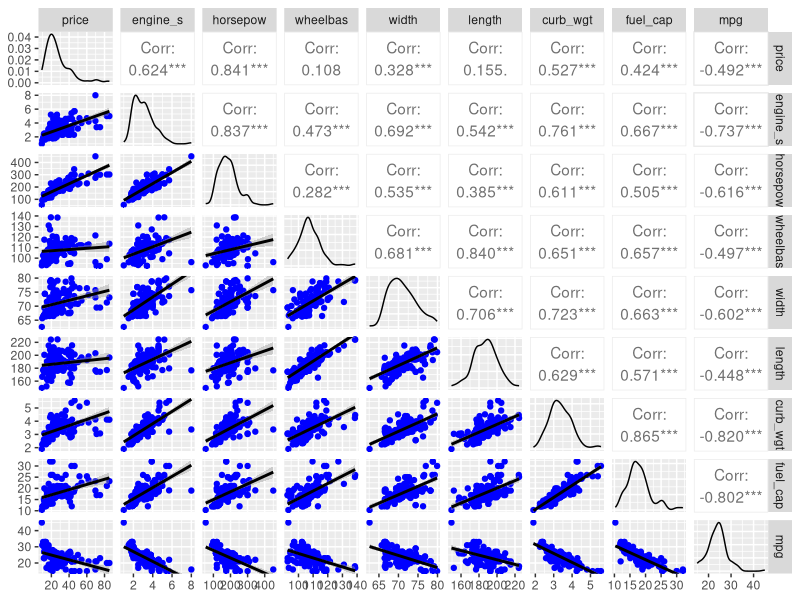
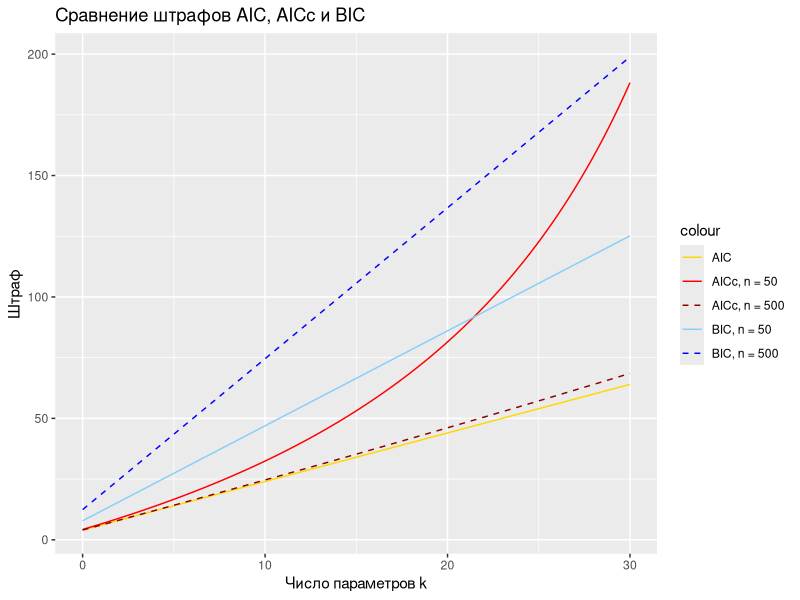
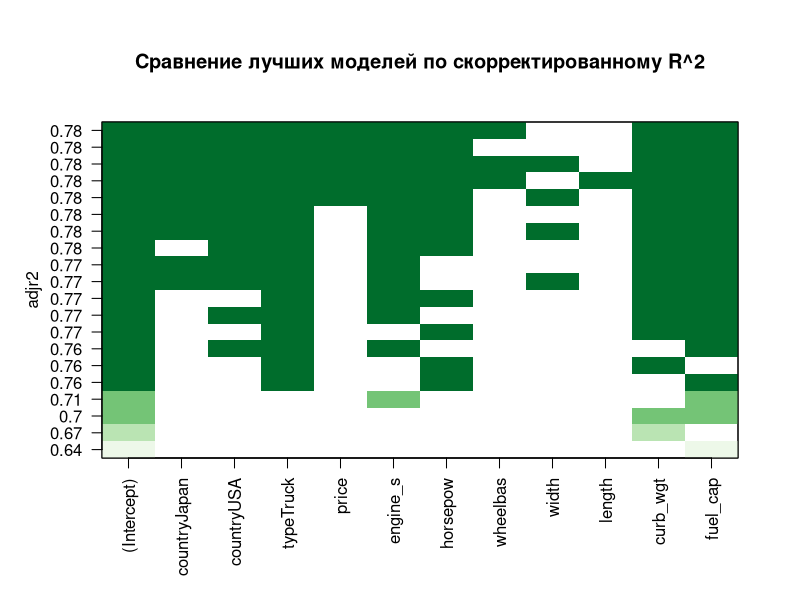
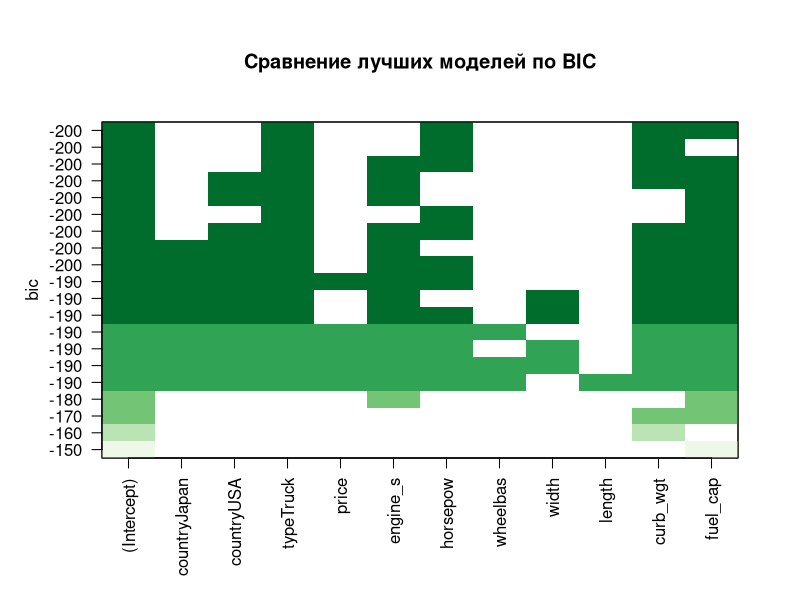
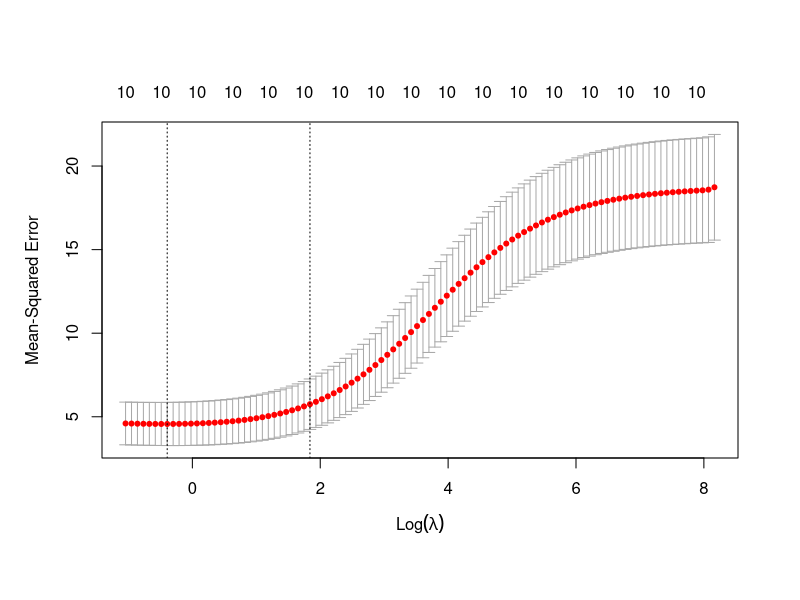
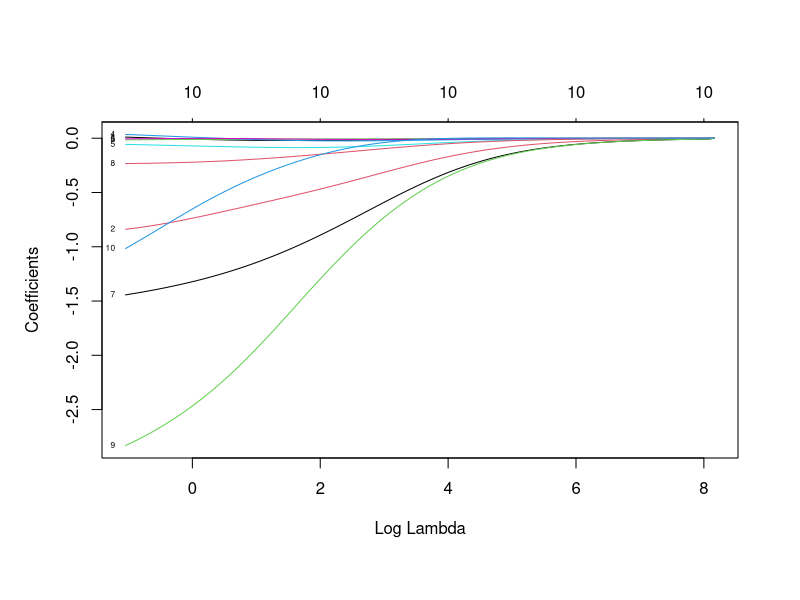
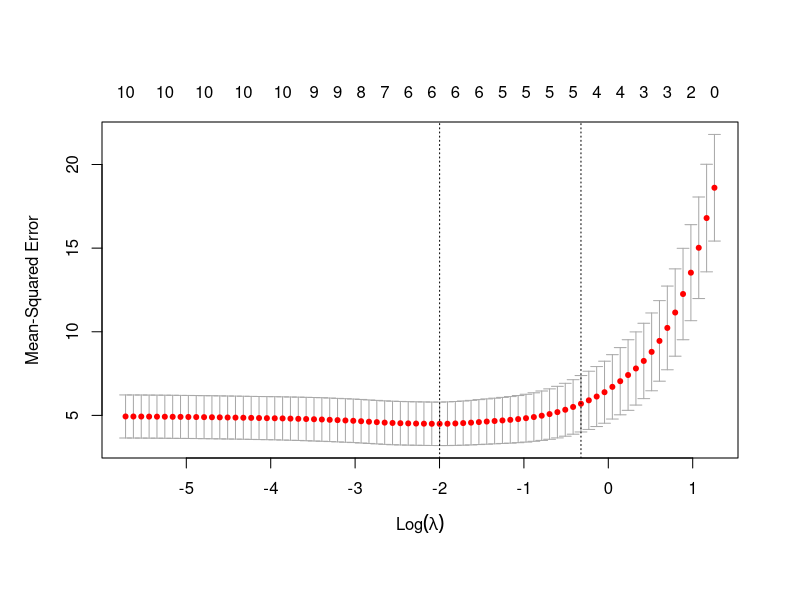
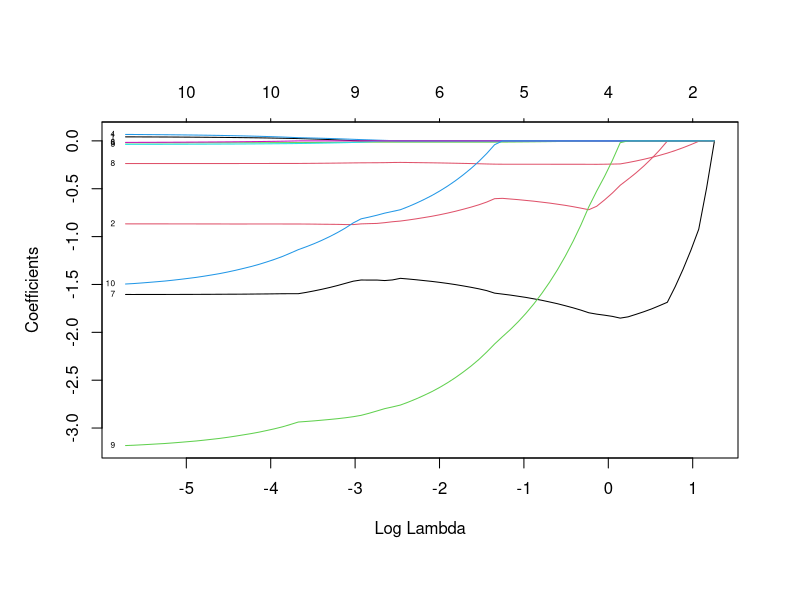

Here is the R script that generated these plots, in order:
## ---- chunk 1
knitr::opts_chunk$set(echo = TRUE, warning = FALSE)
options(width = 85) # ширина текстового вывода
options(digits = 3) # число знаков после запятой в выводе 
## ---- chunk 2
library(readr) # считывание данных из текстовых файлов
library(memisc) # удобное сравнение моделей в таблице
library(tidyverse) # манипулирование данными 
library(ggplot2) # визуализация 
library(ggfortify) # визуализация диагностических графиков
library(modelr) # вспомогательные функции для работы с моделями
library(broom) # преобразование результатов моделирования в табличный вид
library(GGally) # построение матрицы диаграмм рассеяния 
library(car) # функции для степенных преобразований
library(forcats) # работа с факторами
library(glmnet) # Лассо и ридж-регрессия
## ---- chunk 3
cars <- read_csv2("datasets/cars.csv", skip = 25) 
## ---- chunk 4
cars <- na.omit(cars)
## ---- chunk 5

# Матрица диаграмм рассеяния
cars %>% 
  select_if(is.numeric) %>%
  ggpairs(lower = list(continuous = wrap("smooth_lm", color = 'blue')))
## ---- chunk 6
m_wgtpow <- lm(mpg ~ curb_wgt + horsepow, data = cars)
m_wgtpowfuel <- lm(mpg ~ curb_wgt + horsepow + fuel_cap, data = cars)

memisc::mtable(m_wgtpow, m_wgtpowfuel)
## ---- chunk 7
round(vcov(m_wgtpowfuel), 3) 
## ---- chunk 8
vif(m_wgtpowfuel) %>% 
  round(1)
## ---- chunk 9

cars_multi <- cars %>%
  mutate(width_cm = width * 2.54)

m_width_cm <- lm(mpg ~ width_cm, data = cars_multi)
coef(m_width_cm) # нет проблем

m_width_both <- lm(mpg ~ width + width_cm, data = cars_multi)
coef(m_width_both) # одна из линейно зависимых переменных автоматически исключена
## ---- chunk 10
cars_dummy <- cars %>%
  mutate(truck = ifelse(type == 'Truck', 1, 0), 
         automobile = ifelse(type == 'Automobile', 1, 0))

m_dummy <- lm(mpg ~ horsepow + truck + automobile, data = cars_dummy)
coef(m_dummy) # Включена только одна фиктивная переменная
## ---- chunk 11

m_full <- lm(mpg ~ ., data = dplyr::select(cars, country:mpg)) # Символ . обозначает все переменные в таблице

summary(m_full)

vif(m_full) %>% round(1)

## ---- chunk 12

f_AIC <- function(k) { 
  2 * (k + 2)
}

f_AICc <- function(k, n) {
  f_AIC(k) + 2 * (k + 2) * (k + 3) / (n - k - 3)
}

f_BIC <- function(k, n) {
  (k + 2) * log(n)
}


ggplot(data = tibble(k = seq(0, 30)), 
       mapping = aes(x = k)) +
  stat_function(mapping = aes(colour = "AIC"), 
                fun = f_AIC) +
  
  stat_function(mapping = aes(colour = "AICc, n = 50"), 
                fun = f_AICc, args = list(n = 50)) +
  
  stat_function(mapping = aes(colour = "AICc, n = 500"), 
                fun = f_AICc, args = list(n = 500), 
                linetype = 'dashed' ) +


  stat_function(mapping = aes(colour = "BIC, n = 50"), 
                fun = f_BIC, args = list(n = 50)) +
  
  stat_function(mapping = aes(colour = "BIC, n = 500"), 
                fun = f_BIC, args = list(n = 500), 
                linetype = 'dashed' ) +
  
  scale_colour_manual(values = c("gold", "red", "darkred", "lightskyblue", "blue")) +
  
  labs(title = "Сравнение штрафов AIC, AICc и BIC",
       x = "Число параметров k",
       y = "Штраф")

## ---- chunk 13
best_models <- leaps::regsubsets(mpg ~ ., # рассматриваем все возможные предикторы
                                 nbest = 2,  # две лучших модели для каждого числа предикторов
                                 nvmax = 10, # максимально 10 переменных в модели, по умолчанию - 8
                                 data = dplyr::select(cars, country:mpg))

# Сводка по моделям
summary(best_models) 

## ---- chunk 14

# Создаем палитру менее депрессивных цветов
# См. RColorBrewer::display.brewer.all()
mycolors <- rev(RColorBrewer::brewer.pal(n = 5, name = 'Greens')) 

# Визуализация моделей
plot(best_models, scale = "adjr2", col = mycolors,
     main = "Сравнение лучших моделей по скорректированному R^2")

## ---- chunk 15
# Визуализация моделей
plot(best_models, scale = "bic", col = mycolors, 
     main = "Сравнение лучших моделей по BIC")

## ---- chunk 16

m_backward <- stepAIC(m_full, direction = "backward")

## ---- chunk 17

# Нулевая модель
m_null <- lm(mpg ~ 1, data = dplyr::select(cars, country:mpg))

# Прямое включение
m_forward <- stepAIC(m_null, 
                     scope = list(lower = m_null, upper = m_full),
                     direction = 'forward')

## ---- chunk 18
m_stepwise <- stepAIC(m_null, 
                      scope = list(lower = m_null, upper = m_full), 
                      direction = 'both')
## ---- chunk 19
m_stepwise_BIC <- stepAIC(m_null, 
                      scope = list(lower = m_null, upper = m_full), 
                      direction = 'both',
                      k = log(nrow(cars))) # в BIC штраф = (k + 2) * log(n)

## ---- chunk 20

m_best <- lm(mpg ~ type + horsepow + curb_wgt + fuel_cap, data = cars)

memisc::mtable(m_backward, m_forward, m_stepwise, m_stepwise_BIC, m_best)
## ---- chunk 21
y <- cars$mpg

X <- cars %>%
  mutate(truck = ifelse(type == 'Truck', 1, 0), 
         europe = ifelse(country == 'Europe', 1, 0)) %>%
  select(-(manufact:type), -mpg) %>%
  as.matrix()

head(X, 4) 
## ---- chunk 22

# Подбор параметра lambda
set.seed(12345)
cv_ridge <- cv.glmnet(X, y, alpha = 0, parallel = T)


# Зависимость ошибки модели на тестовой выборке от параметра lambda
plot(cv_ridge, xvar = "lambda")

# Зависимость коэффициентов от параметра lambda
plot(cv_ridge$glmnet.fit, xvar = "lambda", label = T)

## ---- chunk 23


# Лучшее значение коэффициента lambda
cat("Минимальная ошибка при lambda =", cv_ridge$lambda.min, "\n\n")


# Коэффициенты модели с минимальной ошибкой на тестовой выборке
coef(cv_ridge, s = c(0, cv_ridge$lambda.min))

## ---- chunk 24

new_car <- tibble( # таблица с одной строкой
   price = 40,
   engine_s = 4,
   horsepow = 300,
   wheelbas = 130,
   width = 70,
   length = 200,
   curb_wgt = 4,
   fuel_cap = 20,
   truck = 0,
   europe = 1) %>% 
  as.matrix() # преобразовали  в матрицу 

new_car 
## ---- chunk 25

# Прогноз
pred <- predict(cv_ridge, newx = new_car, s = c(0, cv_ridge$lambda.min))

# Вывод результата
colnames(pred) <- c("Без регуляризации", "С регуляризацией")
pred
## ---- chunk 26

# Подбор параметра lambda
set.seed(12345)
cv_lasso <- cv.glmnet(X, y, alpha = 1, parallel = T)


# Зависимость ошибки модели на тестовой выборке от параметра lambda
plot(cv_lasso, xvar = "lambda")


# Зависимость коэффициентов от параметра lambda
plot(cv_lasso$glmnet.fit, xvar = "lambda", label = T)

## ---- chunk 27

# Лучшее значение коэффициента lambda
cat("Минимальная ошибка при lambda =", cv_lasso$lambda.min, "\n\n")



# Коэффициенты модели с минимальной ошибкой на тестовой выборке
coef(cv_lasso, s = c(0, cv_lasso$lambda.min))

## ---- chunk 28

# Прогноз
pred <- predict(cv_lasso, newx = new_car, s = c(0, cv_lasso$lambda.min))

# Вывод результата
colnames(pred) <- c("Без регуляризации", "С регуляризацией")

pred

## ---- chunk 29
tidy(m_stepwise_BIC)

## ---- chunk 30
cars_dummy %>% 
  select(curb_wgt, fuel_cap, truck, horsepow) %>%
  map(range) %>% 
  as_tibble()
## ---- chunk 31

cars_dummy_z <- cars_dummy  %>%
  mutate_if(is.numeric, scale)

cars_dummy_z_tall <- cars_dummy_z %>% 
  select(curb_wgt, fuel_cap, truck, horsepow, mpg) %>% 
  gather(key = "Переменная", value = "Значение", curb_wgt:mpg)

# Описательная статистика
cars_dummy_z_tall %>% 
  group_by(`Переменная`) %>%
  summarize(`Среднее` = round(mean(`Значение`), 3), 
            `Стандартное отклонение` = sd(`Значение`))

# Визуализация распределений
ggplot(data = cars_dummy_z_tall) +
  geom_density(aes(x = `Значение`, colour = `Переменная`)) +
  labs(title = "Распределения переменных после стандартизации",
       y = "Плотность")

## ---- chunk 32

m_stepwise_BIC_z <- lm(mpg ~ curb_wgt + fuel_cap + truck + horsepow, data = cars_dummy_z) 

tidy(m_stepwise_BIC_z) %>%
  mutate_if(is.numeric, round, digits = 4)

## ---- chunk 33

scale2 <- function(x) {
  scale(x)/2
}

cars_2z <- cars  %>%
  mutate_if(is.numeric, scale2)

## ---- chunk 34

m_stepwise_BIC_2z <- lm(mpg ~ curb_wgt + fuel_cap + type + horsepow, data = cars_2z) 

tidy(m_stepwise_BIC_2z) %>%
  mutate_if(is.numeric, round, digits = 4)

## ---- chunk 35
tidy(m_stepwise_BIC) %>% select(term:estimate)
## ---- chunk 36

cars_c <- cars %>% 
  mutate_at(c("curb_wgt", "fuel_cap", "horsepow"), # к каким переменным применить центрирование
            scale, # применяемая функция
            scale = F) %>% # отключить масштабирование путем деления на стандартное отклонение
  mutate(horsepow = horsepow / 100) # мощность теперь измеряется в сотнях л.с.


cars_c %>% head(3)

## ---- chunk 37
m_stepwise_BIC_c <- lm(mpg ~ curb_wgt + fuel_cap + type + horsepow, data = cars_c) 

mtable(m_stepwise_BIC, m_stepwise_BIC_c)

## ---- chunk 38
autoplot(m_stepwise_BIC)
## ---- chunk 39
fit_stepwise_BIC <- m_stepwise_BIC %>% 
  fortify() %>% # сохранили остатки, предсказания и показатели влиятельности в набор
  merge(., cars) # добавили исходные данные (merge удаляет дублирующиеся при слиянии столбцы)

ggplot(fit_stepwise_BIC, aes(.fitted, mpg)) +
  geom_point(aes(size = .cooksd, colour = .hat)) +
  geom_line(aes(.fitted, .fitted), 
            colour = "red", linetype = "dashed") +
  scale_colour_gradient(low = "black", high = "red") +
  ggrepel::geom_label_repel(
    data = filter(fit_stepwise_BIC, .cooksd > 4/nrow(cars)),
    mapping = aes(label = model), alpha = 0.25) +
  labs(title = "Влиятельные наблюдения",
       x = "Прогноз mpg", y = "Факт mpg", 
       colour = "Леверидж", size = "Расстояние Кука")
 
## ---- chunk 40
powerTransform(m_stepwise_BIC)
## ---- chunk 41

m_log <- lm(log10(mpg)  ~ curb_wgt + fuel_cap + type + horsepow, data = cars)

tidy(m_log) %>% mutate_if(is.numeric, round, digits = 3)

## ---- chunk 42
autoplot(m_log)
## ---- chunk 43
cars_fit <- cars %>% 
  add_residuals(m_stepwise_BIC) %>%
  gather(key = "Переменная", value = "Значение", price:fuel_cap)

ggplot(cars_fit, aes(x = `Значение`, y = `resid`)) +
  geom_point() + 
  geom_smooth(se = F) +
  facet_wrap(~ `Переменная`, scales = "free_x", ncol = 2) +
  labs(title = "Остатки исходной модели в зависимости от других переменных",
       y = "Остаток", x = NULL)
## ---- chunk 44

m_poly <- lm(mpg  ~ curb_wgt + I(curb_wgt^2) + I(curb_wgt^3) + I(curb_wgt^4) + 
            fuel_cap + type + horsepow,
             data = cars)

mtable(m_stepwise_BIC, m_poly)


## ---- chunk 45
autoplot(m_poly)
## ---- chunk 46
cars_poly_fit <- cars %>% 
  add_residuals(m_poly) %>%
  gather(key = "Переменная", value = "Значение", price:fuel_cap)

ggplot(cars_poly_fit, aes(x = `Значение`, y = `resid`)) +
  geom_point() + 
  geom_smooth(se = F) +
  facet_wrap(~ `Переменная`, scales = "free_x", ncol = 2) +
  labs(title = "Остатки полиномиальной модели в зависимости от других переменных",
       y = "Остаток", x = NULL)
